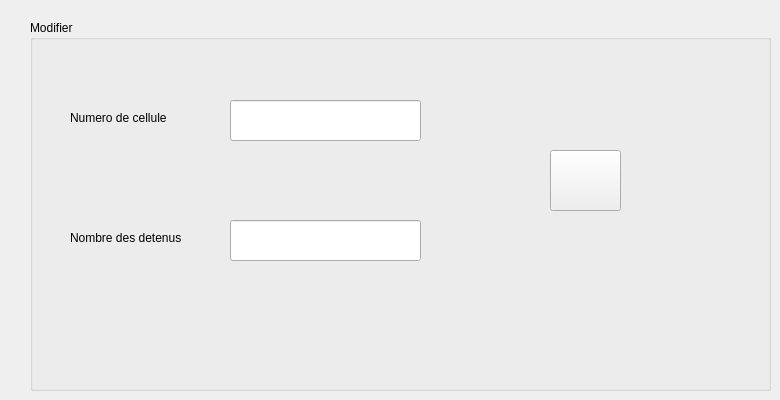
     <widget class="QWidget" name="tab_10">
      <attribute name="title">
       <string>Modifier cellule</string>
      </attribute>
      <widget class="QLabel" name="label_7">
       <property name="geometry">
        <rect>
         <x>70</x>
         <y>110</y>
         <width>121</width>
         <height>16</height>
        </rect>
       </property>
       <property name="text">
        <string>Numero de cellule</string>
       </property>
      </widget>
      <widget class="QLineEdit" name="ncel_mod">
       <property name="geometry">
        <rect>
         <x>230</x>
         <y>100</y>
         <width>191</width>
         <height>41</height>
        </rect>
       </property>
      </widget>
      <widget class="QLabel" name="label_14">
       <property name="geometry">
        <rect>
         <x>70</x>
         <y>230</y>
         <width>141</width>
         <height>16</height>
        </rect>
       </property>
       <property name="text">
        <string>Nombre des detenus</string>
       </property>
      </widget>
      <widget class="QLineEdit" name="ndet_mod">
       <property name="geometry">
        <rect>
         <x>230</x>
         <y>220</y>
         <width>191</width>
         <height>41</height>
        </rect>
       </property>
      </widget>
      <widget class="QPushButton" name="modif_cel">
       <property name="geometry">
        <rect>
         <x>550</x>
         <y>150</y>
         <width>71</width>
         <height>61</height>
        </rect>
       </property>
       <property name="styleSheet">
        <string notr="true">image: url(:/pictures/pen_edit_modify_pencil_icon_181536.png);</string>
       </property>
       <property name="text">
        <string/>
       </property>
      </widget>
      <widget class="QGroupBox" name="groupBox_7">
       <property name="geometry">
        <rect>
         <x>30</x>
         <y>20</y>
         <width>741</width>
         <height>371</height>
        </rect>
       </property>
       <property name="title">
        <string>Modifier</string>
       </property>
      </widget>
      <zorder>groupBox_7</zorder>
      <zorder>label_7</zorder>
      <zorder>ncel_mod</zorder>
      <zorder>label_14</zorder>
      <zorder>ndet_mod</zorder>
      <zorder>modif_cel</zorder>
     </widget>
